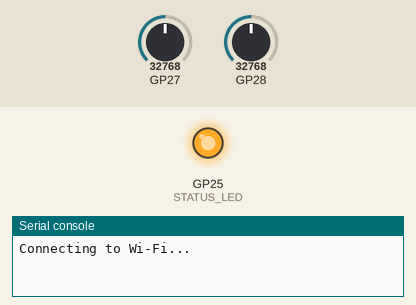
Recording of a program running on a simulated Raspberry Pi Pico running MicroPython. On the bench: output pins drawn as LEDs (lit = HIGH), the last lines printed to the serial console. The test bench sets the inputs (shaded band); at power-on: GP27 = 32768, GP28 = 32768 (analog values on the 0–65535 scale). WiFi joins after 1.5 s; the clock reads 2024-03-15 10:24:30 at power-on unless the program sets it; values from a settings file that is not in the repository are placeholders.

Above: at 1.1 s.
At 3.6 s:
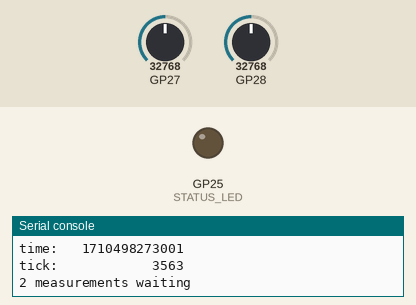
Timing chart, 0 to 5.1 s (numbered marks = the images above):
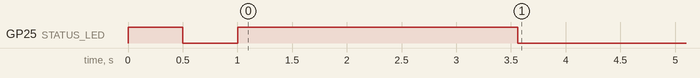

The program:

main.py
```python
import gc
import time

import machine
import network
import ntptime
import urequests

from secrets import API_URL, SOURCE, WIFI_PASSWORD, WIFI_SSID


SAMPLE_INTERVAL_SECONDS = 60
SEND_INTERVAL_SECONDS = 15 * 60
ADC_MAX = 4095
ADC_REFERENCE_VOLTS = 3.3
STATUS_LED = machine.Pin("LED", machine.Pin.OUT)
ADC_CHANNELS = (
    ("Battery", machine.ADC(27), 2.05),
    ("Solar Panel", machine.ADC(28), 10.765),
)
MAX_UNSENT_MEASUREMENTS = 24 * 60 * len(ADC_CHANNELS)
CLOCK_TICKS_MS_AT_SYNC = None
CLOCK_UNIX_MS_AT_SYNC = None
CLOCK_BIAS_MS = None


def connect_wifi():
    wlan = network.WLAN(network.STA_IF)
    wlan.active(True)

    if not wlan.isconnected():
        print("Connecting to Wi-Fi...")
        wlan.connect(WIFI_SSID, WIFI_PASSWORD)

    timeout_started_ms = time.ticks_ms()
    while not wlan.isconnected():
        STATUS_LED.toggle()
        time.sleep(0.5)
        if time.ticks_diff(time.ticks_ms(), timeout_started_ms) > 30000:
            raise RuntimeError("Timed out connecting to Wi-Fi")

    STATUS_LED.on()
    time.sleep(2.0)
    print("Wi-Fi connected:", wlan.ifconfig())
    return wlan


def disconnect_wifi(wlan):
    if wlan:
        wlan.disconnect()
        wlan.active(False)
    STATUS_LED.off()


def sync_clock():
    global CLOCK_BIAS_MS
    global CLOCK_TICKS_MS_AT_SYNC
    global CLOCK_UNIX_MS_AT_SYNC

    for attempt in range(3):
        try:
            STATUS_LED.on()
            ntptime.settime()
            CLOCK_TICKS_MS_AT_SYNC = time.ticks_ms()
            CLOCK_UNIX_MS_AT_SYNC = int(time.time() * 1000)
            CLOCK_BIAS_MS = CLOCK_UNIX_MS_AT_SYNC - CLOCK_TICKS_MS_AT_SYNC
            print(
                "Clock synced: unix_ms={}, ticks_ms={}, bias_ms={}".format(
                    CLOCK_UNIX_MS_AT_SYNC,
                    CLOCK_TICKS_MS_AT_SYNC,
                    CLOCK_BIAS_MS,
                )
            )
            STATUS_LED.off()
            return
        except Exception as exc:
            print("Clock sync failed:", exc)
            STATUS_LED.off()
            time.sleep(2 + attempt)

    raise RuntimeError("Could not sync clock with NTP")


def unix_time_ms():
    if CLOCK_TICKS_MS_AT_SYNC is None or CLOCK_UNIX_MS_AT_SYNC is None:
        raise RuntimeError("Clock has not been synced")

    elapsed_ms = time.ticks_diff(time.ticks_ms(), CLOCK_TICKS_MS_AT_SYNC)
    return CLOCK_UNIX_MS_AT_SYNC + elapsed_ms


def adc_to_volts(adc):
    return adc * ADC_REFERENCE_VOLTS / ADC_MAX


def read_measurements():
    timestamp_ms = unix_time_ms()
    measurements = []
    print(f"Taking measurement at \ntime: {timestamp_ms: 15}\ntick: {time.ticks_ms(): 15}")

    for sensor, adc_channel, gain in ADC_CHANNELS:
        adc = adc_channel.read_u16() >> 4
        measurements.append(
            {
                "unixtime_ms": timestamp_ms,
                "adc": adc,
                "v_out": adc_to_volts(adc) * gain,
                "sensor": sensor,
                "source": SOURCE,
            }
        )

    return measurements


def trim_unsent_measurements(unsent_measurements):
    overflow = len(unsent_measurements) - MAX_UNSENT_MEASUREMENTS
    if overflow > 0:
        del unsent_measurements[:overflow]


def post_measurements(measurements):
    response = None
    try:
        response = urequests.post(
            API_URL,
            json=measurements,
            headers={"Content-Type": "application/json"},
        )
        if response.status_code >= 300:
            raise RuntimeError(
                "API returned {}: {}".format(response.status_code, response.text)
            )
    finally:
        if response:
            response.close()


def send_unsent_measurements(unsent_measurements):
    if not unsent_measurements:
        return

    wlan = None
    try:
        wlan = connect_wifi()
        sync_clock()
        post_measurements(unsent_measurements)
        print("sent {} queued measurements".format(len(unsent_measurements)))
        unsent_measurements.clear()
        STATUS_LED.on()
    finally:
        disconnect_wifi(wlan)


def sleep_until_next_sample(start_ms):
    elapsed_ms = time.ticks_diff(time.ticks_ms(), start_ms)
    sleep_ms = max(0, SAMPLE_INTERVAL_SECONDS * 1000 - elapsed_ms)
    STATUS_LED.off()
    machine.lightsleep(sleep_ms)


def main():
    wlan = None
    try:
        wlan = connect_wifi()
        sync_clock()
    finally:
        disconnect_wifi(wlan)

    unsent_measurements = []
    last_send_ms = time.ticks_ms()

    while True:
        sample_started_ms = time.ticks_ms()
        try:
            unsent_measurements.extend(read_measurements())
            trim_unsent_measurements(unsent_measurements)
            print("{} measurements waiting".format(len(unsent_measurements)))

            if time.ticks_diff(sample_started_ms, last_send_ms) >= SEND_INTERVAL_SECONDS * 1000:
                try:
                    send_unsent_measurements(unsent_measurements)
                finally:
                    last_send_ms = time.ticks_ms()
        except Exception as exc:
            STATUS_LED.off()
            print("sample/send failed:", exc)

        gc.collect()
        sleep_until_next_sample(sample_started_ms)


main()
```
